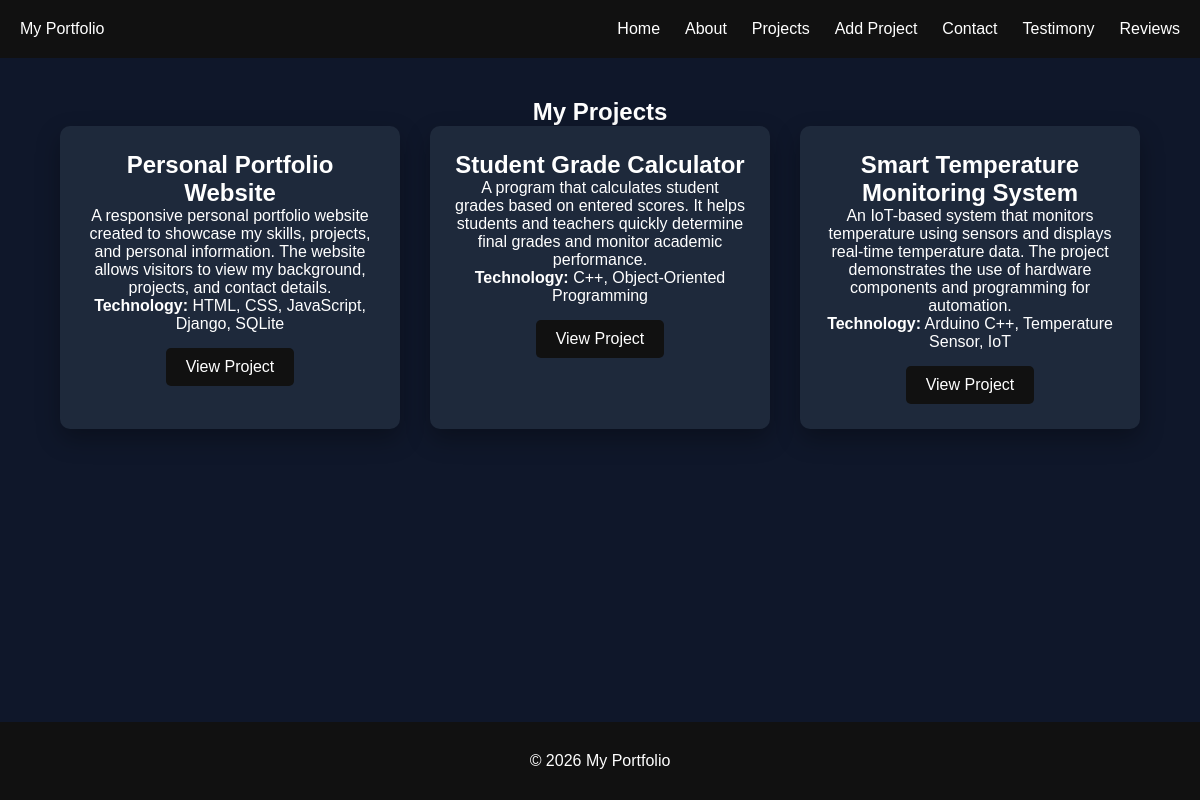
The page /projects/ on the database as committed earlier.
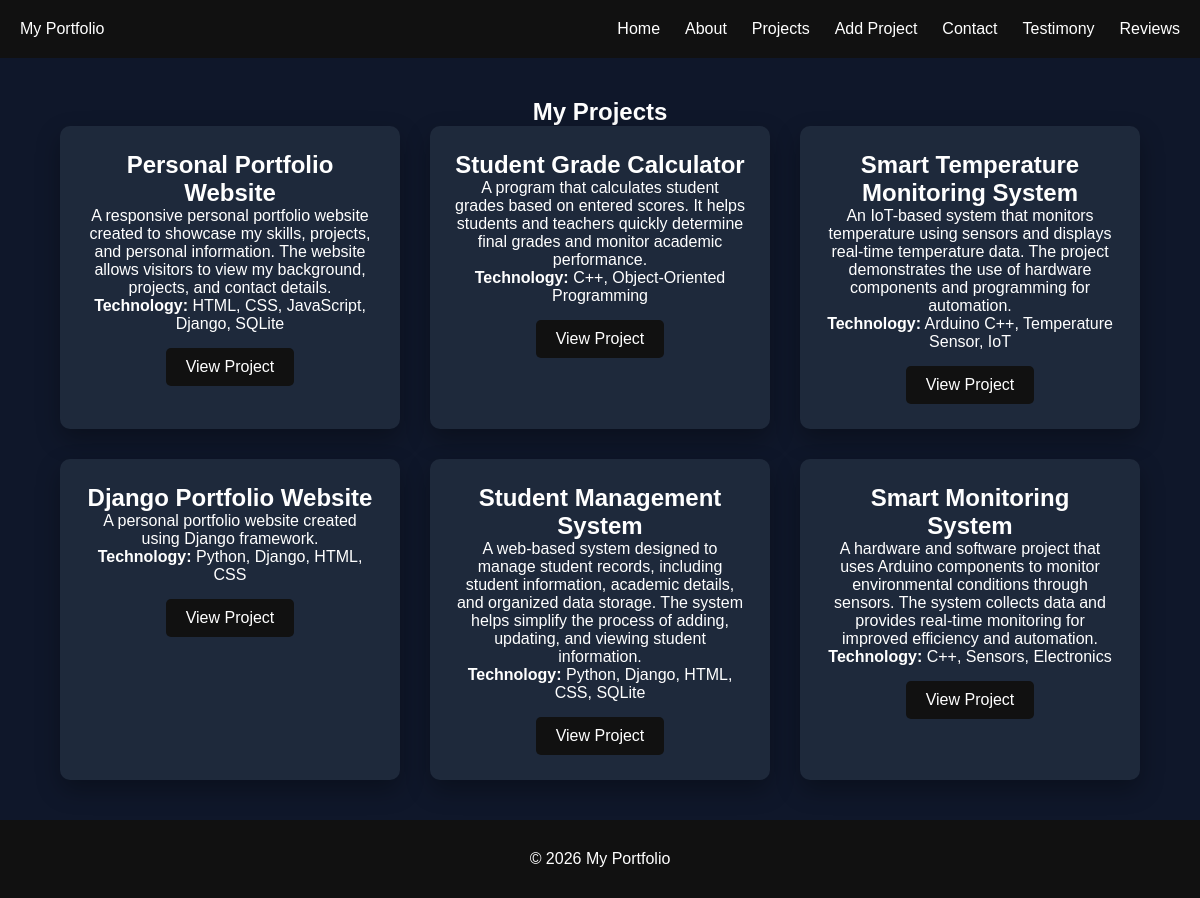
The same page on the database as committed later.
### website/models.py (models this page shows, shortened)
class Project(models.Model):
    project_name = models.CharField(max_length=100)
    description = models.TextField()
    tech_stack = models.CharField(max_length=200)
    link = models.URLField(blank=True)

### website/views.py (the view)
# urls.py: path('projects/', views.projects, name='projects'),
def projects(request):
    projects = Project.objects.all()
    return render(
        request,
        'projects.html',
        {
            'projects': projects
        }
    )

### templates/projects.html (shortened to what this page needs)
{% extends 'base.html' %}
{% block content %}
<section class="projects-section">
    <div class="projects-container">
        <h1>
            My Projects
        </h1>
        <div class="projects-grid">
            {% for project in projects %}
            <div class="project-card">
                <h2>
                    {{ project.project_name }}
                </h2>
                <p>
                    {{ project.description }}
                </p>
                <p>
                    <strong>Technology:</strong>
                    {{ project.tech_stack }}
                </p>
                <a href="{% url 'project_detail' project.id %}">
                    View Project
                </a>
            </div>
            {% empty %}
            <p>
                No projects available.
            </p>
            {% endfor %}
        </div>
    </div>
</section>
{% endblock %}

### templates/base.html (shortened to what this page needs)
{% load static %}
<!DOCTYPE html>
<html lang="en">
<head>
    <link rel="stylesheet" href="{% static 'css/style.css' %}">
</head>
<body>
<header>
<nav>
    <div class="logo">
        My Portfolio
    </div>
    <div class="nav-links">
        <a href="{% url 'home' %}">
            Home
        </a>
        <a href="{% url 'about' %}">
            About
        </a>
        <a href="{% url 'projects' %}">
            Projects
        </a>
        <a href="{% url 'add_project' %}">
            Add Project
        </a>
        <a href="{% url 'contact' %}">
            Contact
        </a>
        <a href="{% url 'add_testimony' %}">
            Testimony
        </a>
        <a href="{% url 'testimony_list' %}">
            Reviews
        </a>
    </div>
</nav>
</header>
<main>
{% block content %}
{% endblock %}
</main>
<footer>
<p>
© 2026 My Portfolio
</p>
</footer>
</body>
</html>

### website/static/css/style.css (style rules this page uses)
* { margin: 0; padding: 0; box-sizing: border-box; font-family: Arial, sans-serif; }
body { background: #f4f4f4; color: #333; }
header { background: #111; padding: 20px; }
nav { display: flex; justify-content: space-between; align-items: center; }
nav a { color: white; text-decoration: none; }
section { padding: 60px; text-align: center; }
footer { text-align: center; padding: 20px; }
.project-card { flex: 0 0 320px; max-width: 320px; background: #1e293b; color: white; padding: 25px; border-radius: 10px; }
.project-card { background: white; width: 300px; padding: 25px; border-radius: 10px; }
.project-card a { display: inline-block; margin-top: 15px; text-decoration: none; background: #111; color: white; padding: 10px 20px; border-radius: 5px; }
.logo { color: white; }
.nav-links { display: flex; gap: 25px; list-style: none; }
.nav-links a { color: white; text-decoration: none; transition: 0.3s; }
body { background: #0f172a; color: white; }
section { min-height: 70vh; padding: 80px 10%; }
.project-card, .skill-card { background: #1e293b; color: white; box-shadow: 0 10px 25px rgba(0,0,0,0.3); }
.project-card { transition: 0.3s; }
.nav-links { flex-direction: row; text-align: center; margin-top: 0; gap: 25px; }
section { padding: 40px 5%; }
.project-card { width: 90%; }
footer { text-align: center; padding: 30px; background: #111; color: white; }
.projects-grid { display: grid !important; grid-template-columns: repeat(3, 1fr) !important; gap: 30px !important; width: 100% !important; }
.projects-grid .project-card { width: 100% !important; max-width: none !important; min-width: 0 !important; }
header nav { display: flex; justify-content: space-between; align-items: center; flex-direction: row; }
.nav-links { display: flex; flex-direction: row !important; align-items: center; gap: 25px; }
.nav-links a { white-space: nowrap; }
html, body { min-height: 100%; }
body { display: flex; flex-direction: column; min-height: 100vh; }
main { flex: 1; }
footer { margin-top: auto; text-align: center; padding: 30px; background: #111; color: white; }

Rows that differ between the two databases and show on the page:
added Project: project_name "Django Portfolio Website", description "A personal portfolio website created using Django framework.", tech_stack "Python, Django, HTML, CSS"
added Project: project_name "Student Management System", description "A web-based system designed to manage student records, including student information, academic details, and organized data storage. The system helps simplify the process of adding, updating, and viewing student information.", tech_stack "Python, Django, HTML, CSS, SQLite"
added Project: project_name "Smart Monitoring System", description "A hardware and software project that uses Arduino components to monitor environmental conditions through sensors. The system collects data and provides real-time monitoring for improved efficiency and automation.", tech_stack "C++, Sensors, Electronics"
